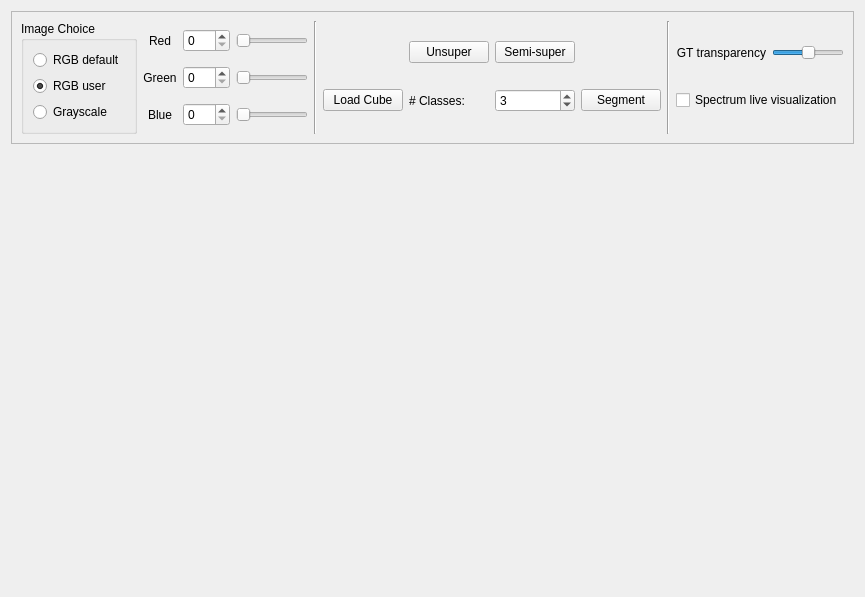
<?xml version="1.0" encoding="UTF-8"?>
<ui version="4.0">
 <class>GroundTruthWidget</class>
 <widget class="QWidget" name="GroundTruthWidget">
  <property name="geometry">
   <rect>
    <x>0</x>
    <y>0</y>
    <width>865</width>
    <height>597</height>
   </rect>
  </property>
  <layout class="QVBoxLayout" name="verticalLayout" stretch="1,2,2">
   <item>
    <widget class="QFrame" name="frame">
     <property name="autoFillBackground">
      <bool>false</bool>
     </property>
     <property name="frameShape">
      <enum>QFrame::StyledPanel</enum>
     </property>
     <property name="frameShadow">
      <enum>QFrame::Raised</enum>
     </property>
     <layout class="QHBoxLayout" name="horizontalLayout_2">
      <item>
       <widget class="QGroupBox" name="groupBox_image_type_3">
        <property name="title">
         <string>Image Choice</string>
        </property>
        <layout class="QVBoxLayout" name="verticalLayout_5">
         <item>
          <widget class="QRadioButton" name="radioButton_rgb_default_3">
           <property name="text">
            <string>RGB default</string>
           </property>
          </widget>
         </item>
         <item>
          <widget class="QRadioButton" name="radioButton_rgb_user_3">
           <property name="enabled">
            <bool>true</bool>
           </property>
           <property name="text">
            <string>RGB user</string>
           </property>
           <property name="checked">
            <bool>true</bool>
           </property>
          </widget>
         </item>
         <item>
          <widget class="QRadioButton" name="radioButton_grayscale_3">
           <property name="text">
            <string>Grayscale</string>
           </property>
          </widget>
         </item>
        </layout>
       </widget>
      </item>
      <item>
       <layout class="QGridLayout" name="gridLayout_RGBchannels_3">
        <item row="1" column="2">
         <widget class="QSlider" name="horizontalSlider_green_channel_3">
          <property name="maximum">
           <number>149</number>
          </property>
          <property name="value">
           <number>0</number>
          </property>
          <property name="orientation">
           <enum>Qt::Horizontal</enum>
          </property>
         </widget>
        </item>
        <item row="0" column="2">
         <widget class="QSlider" name="horizontalSlider_red_channel_3">
          <property name="minimumSize">
           <size>
            <width>60</width>
            <height>0</height>
           </size>
          </property>
          <property name="maximum">
           <number>149</number>
          </property>
          <property name="value">
           <number>0</number>
          </property>
          <property name="orientation">
           <enum>Qt::Horizontal</enum>
          </property>
         </widget>
        </item>
        <item row="2" column="2">
         <widget class="QSlider" name="horizontalSlider_blue_channel_3">
          <property name="maximum">
           <number>149</number>
          </property>
          <property name="value">
           <number>0</number>
          </property>
          <property name="orientation">
           <enum>Qt::Horizontal</enum>
          </property>
         </widget>
        </item>
        <item row="0" column="0">
         <widget class="QLabel" name="label_red_channel_3">
          <property name="text">
           <string>Red</string>
          </property>
          <property name="alignment">
           <set>Qt::AlignCenter</set>
          </property>
         </widget>
        </item>
        <item row="1" column="1">
         <widget class="QSpinBox" name="spinBox_green_channel_3">
          <property name="maximum">
           <number>149</number>
          </property>
          <property name="value">
           <number>0</number>
          </property>
         </widget>
        </item>
        <item row="0" column="1">
         <widget class="QSpinBox" name="spinBox_red_channel_3">
          <property name="maximum">
           <number>149</number>
          </property>
          <property name="singleStep">
           <number>1</number>
          </property>
          <property name="value">
           <number>0</number>
          </property>
         </widget>
        </item>
        <item row="1" column="0">
         <widget class="QLabel" name="label_green_channel_3">
          <property name="text">
           <string>Green</string>
          </property>
          <property name="alignment">
           <set>Qt::AlignCenter</set>
          </property>
         </widget>
        </item>
        <item row="2" column="1">
         <widget class="QSpinBox" name="spinBox_blue_channel_3">
          <property name="maximum">
           <number>149</number>
          </property>
          <property name="value">
           <number>0</number>
          </property>
         </widget>
        </item>
        <item row="2" column="0">
         <widget class="QLabel" name="label_blue_channel_3">
          <property name="text">
           <string>Blue</string>
          </property>
          <property name="alignment">
           <set>Qt::AlignCenter</set>
          </property>
         </widget>
        </item>
       </layout>
      </item>
      <item>
       <widget class="Line" name="line">
        <property name="orientation">
         <enum>Qt::Vertical</enum>
        </property>
       </widget>
      </item>
      <item>
       <layout class="QGridLayout" name="gridLayout">
        <item row="2" column="4">
         <widget class="QSpinBox" name="nclass_box">
          <property name="minimum">
           <number>2</number>
          </property>
          <property name="maximum">
           <number>20</number>
          </property>
          <property name="value">
           <number>3</number>
          </property>
         </widget>
        </item>
        <item row="2" column="3">
         <widget class="QLabel" name="nclass_label">
          <property name="text">
           <string># Classes:</string>
          </property>
         </widget>
        </item>
        <item row="0" column="4">
         <widget class="QPushButton" name="ss_btn">
          <property name="text">
           <string>Semi-super</string>
          </property>
         </widget>
        </item>
        <item row="0" column="3">
         <widget class="QPushButton" name="unsup_btn">
          <property name="text">
           <string>Unsuper</string>
          </property>
         </widget>
        </item>
        <item row="2" column="5">
         <widget class="QPushButton" name="run_btn">
          <property name="text">
           <string>Segment</string>
          </property>
         </widget>
        </item>
        <item row="2" column="0">
         <widget class="QPushButton" name="load_btn">
          <property name="text">
           <string>Load Cube</string>
          </property>
         </widget>
        </item>
       </layout>
      </item>
      <item>
       <widget class="Line" name="line_3">
        <property name="orientation">
         <enum>Qt::Vertical</enum>
        </property>
       </widget>
      </item>
      <item>
       <layout class="QGridLayout" name="gridLayout_4">
        <item row="1" column="3">
         <widget class="QSlider" name="horizontalSlider_transparency_GT_3">
          <property name="minimumSize">
           <size>
            <width>60</width>
            <height>0</height>
           </size>
          </property>
          <property name="maximum">
           <number>100</number>
          </property>
          <property name="value">
           <number>50</number>
          </property>
          <property name="sliderPosition">
           <number>50</number>
          </property>
          <property name="orientation">
           <enum>Qt::Horizontal</enum>
          </property>
         </widget>
        </item>
        <item row="1" column="2">
         <widget class="QLabel" name="label_GT_3">
          <property name="text">
           <string>GT transparency</string>
          </property>
          <property name="alignment">
           <set>Qt::AlignRight|Qt::AlignTrailing|Qt::AlignVCenter</set>
          </property>
         </widget>
        </item>
        <item row="2" column="2" colspan="2">
         <widget class="QCheckBox" name="live_cb">
          <property name="text">
           <string>Spectrum live visualization</string>
          </property>
         </widget>
        </item>
       </layout>
      </item>
     </layout>
    </widget>
   </item>
   <item>
    <layout class="QHBoxLayout" name="viewLayout">
     <item>
      <widget class="QWidget" name="viewer_left" native="true">
       <property name="toolTip">
        <string>Promote to ZoomableGraphicsView</string>
       </property>
      </widget>
     </item>
     <item>
      <widget class="QWidget" name="viewer_right" native="true">
       <property name="toolTip">
        <string>Promote to ZoomableGraphicsView</string>
       </property>
      </widget>
     </item>
    </layout>
   </item>
   <item>
    <widget class="QWidget" name="spec_canvas" native="true">
     <property name="toolTip">
      <string>Promote to FigureCanvas</string>
     </property>
    </widget>
   </item>
  </layout>
 </widget>
 <resources/>
 <connections/>
</ui>
